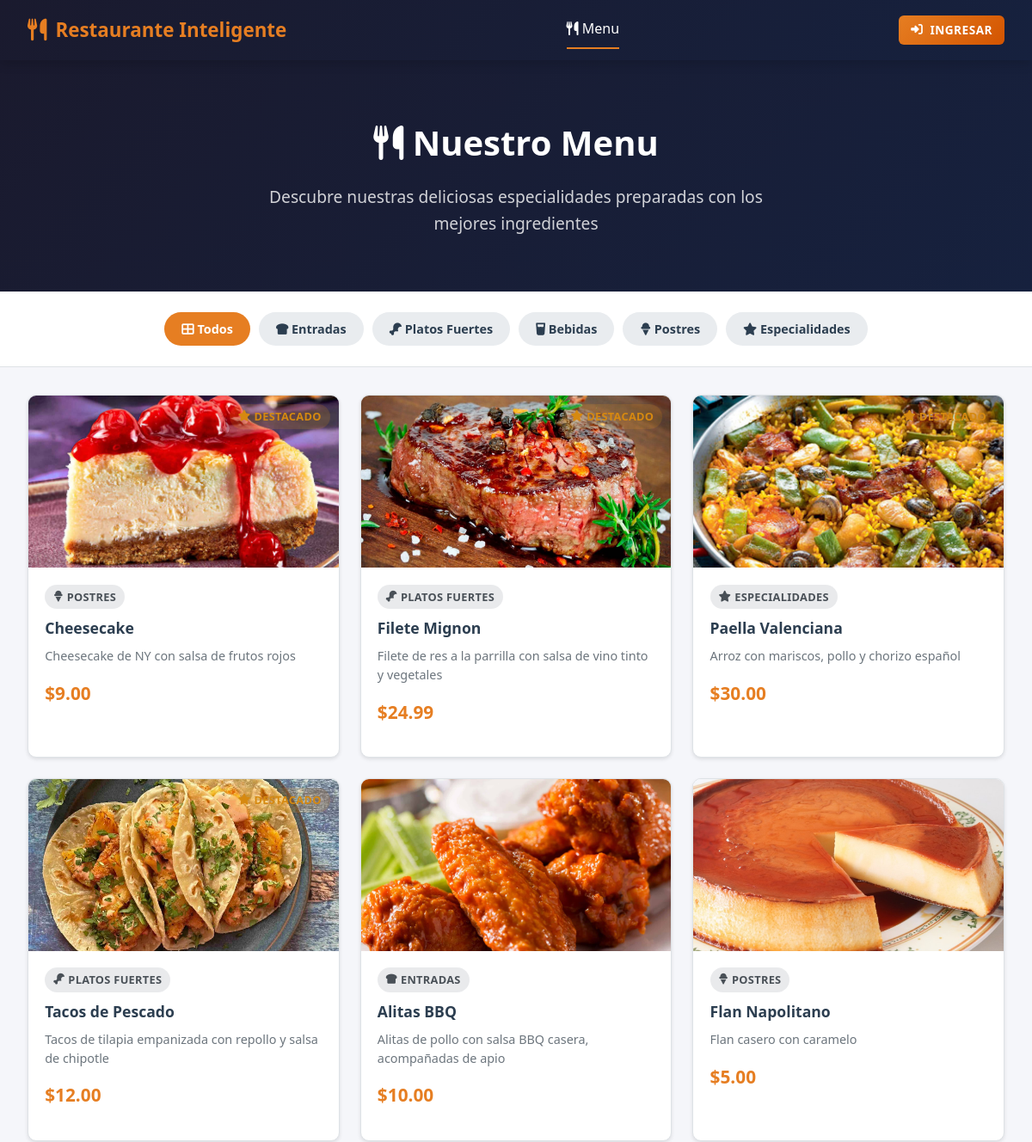
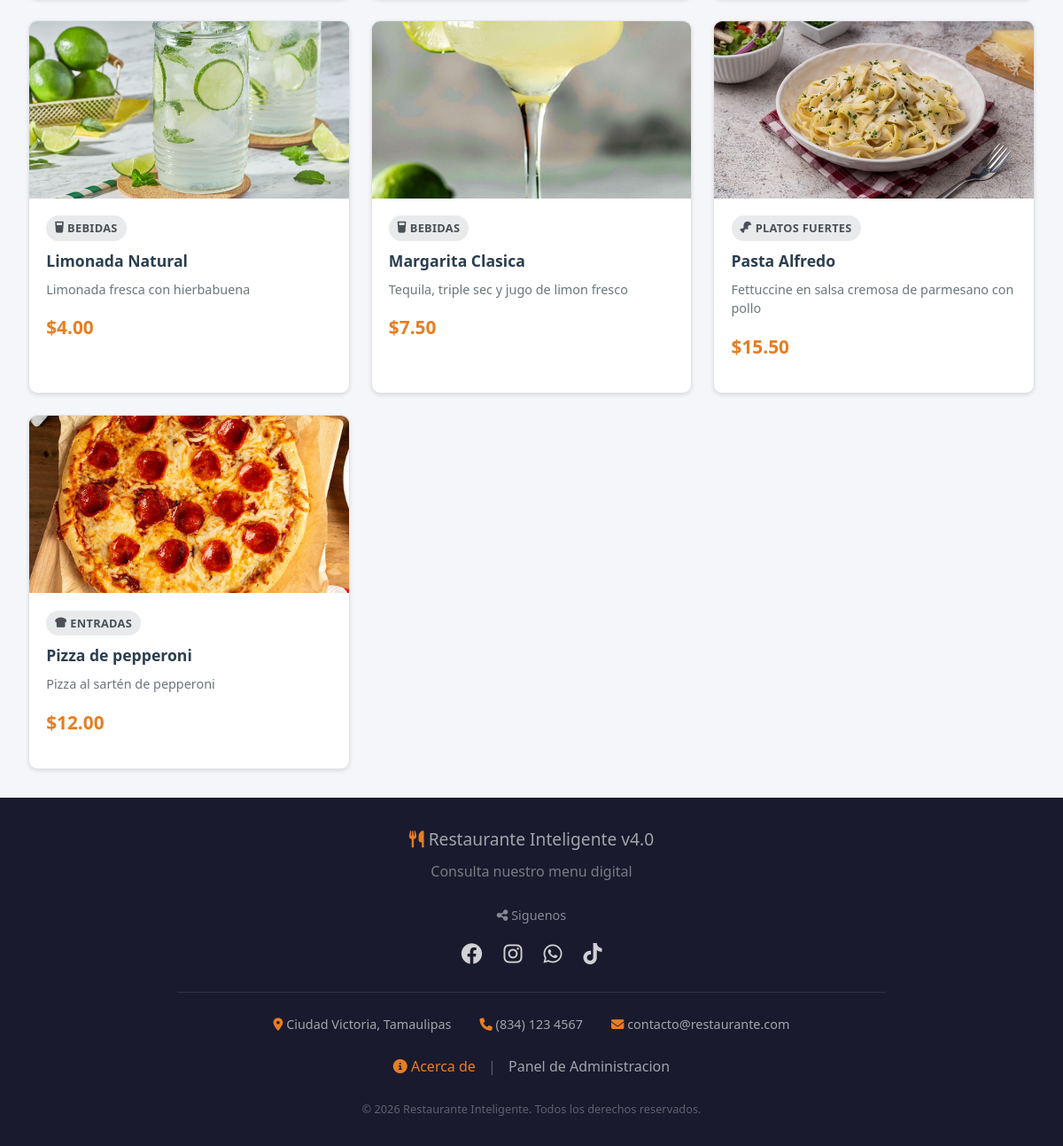
The app's page /cliente/menu.php with its own data (2 pictures, top to bottom).
### tables this page shows
CREATE TABLE `categorias` (
  `id` int(11) unsigned NOT NULL AUTO_INCREMENT,
  `nombre` varchar(100) NOT NULL,
  `descripcion` text DEFAULT NULL,
  `icono` varchar(50) DEFAULT 'fa-utensils',
  `orden` int(11) NOT NULL DEFAULT 0,
  `activo` tinyint(1) NOT NULL DEFAULT 1,
  `fecha_creacion` timestamp NOT NULL DEFAULT current_timestamp(),
  PRIMARY KEY (`id`)
);

CREATE TABLE `productos` (
  `id` int(11) unsigned NOT NULL AUTO_INCREMENT,
  `categoria_id` int(11) unsigned NOT NULL,
  `nombre` varchar(150) NOT NULL,
  `descripcion` text DEFAULT NULL,
  `precio` decimal(10,2) NOT NULL,
  `imagen` varchar(255) DEFAULT 'default.jpg',
  `disponible` tinyint(1) NOT NULL DEFAULT 1,
  `destacado` tinyint(1) NOT NULL DEFAULT 0,
  `fecha_creacion` timestamp NOT NULL DEFAULT current_timestamp(),
  PRIMARY KEY (`id`),
  KEY `fk_categoria` (`categoria_id`),
  CONSTRAINT `fk_productos_categoria` FOREIGN KEY (`categoria_id`) REFERENCES `categorias` (`id`) ON DELETE CASCADE
);

### includes/config.php (called while the page is built, shortened)
<?php
function formatMoney($amount) {
    return '$' . number_format((float)$amount, 2);
}

### cliente/menu.php (the view, shortened to what this page needs)
<?php
require_once '../includes/config.php';
require_once 'header_cliente.php';
$categoria_filter = $_GET['categoria'] ?? '';
$categorias = $db->query("SELECT id, nombre, icono FROM categorias WHERE activo = 1 ORDER BY orden, nombre")->fetchAll();
$sql = "SELECT p.*, c.nombre as categoria_nombre, c.icono as categoria_icono FROM productos p JOIN categorias c ON p.categoria_id = c.id WHERE p.disponible = 1 AND c.activo = 1";
$params = [];
$sql .= " ORDER BY p.destacado DESC, p.nombre";
$productos = $db->prepare($sql);
$productos->execute($params);
$productos = $productos->fetchAll();
?>
<div class="hero-section">
    <h1><i class="fas fa-utensils"></i> Nuestro Menu</h1>
    <p>Descubre nuestras deliciosas especialidades preparadas con los mejores ingredientes</p>
</div>
<div class="category-filter">
    <a href="menu.php" class="<?php echo empty($categoria_filter) ? 'active' : ''; ?>">
        <i class="fas fa-th-large"></i> Todos
    </a>
    <?php foreach ($categorias as $cat): ?>
    <a href="menu.php?categoria=<?php echo $cat['id']; ?>" class="<?php echo $categoria_filter == $cat['id'] ? 'active' : ''; ?>">
        <i class="fas <?php echo $cat['icono']; ?>"></i> <?php echo $cat['nombre']; ?>
    </a>
    <?php endforeach; ?>
</div>
<div style="padding: 2rem;">
    <div class="product-grid">
        <?php foreach ($productos as $prod): ?>
        <div class="product-card animate-fadeInUp">
            <div class="product-image" style="position: relative;">
                <?php if ($prod['imagen'] && $prod['imagen'] != 'default.jpg' && file_exists(BASE_PATH . 'uploads/' . $prod['imagen'])): ?>
                <img src="../uploads/<?php echo $prod['imagen']; ?>" alt="<?php echo $prod['nombre']; ?>">
                <?php else: ?>
                <i class="fas fa-utensils"></i>
                <?php endif; ?>
                <?php if ($prod['destacado']): ?>
                <span class="badge badge-warning" style="position: absolute; top: 10px; right: 10px;">
                    <i class="fas fa-star"></i> Destacado
                </span>
                <?php endif; ?>
            </div>
            <div class="product-info">
                <span class="badge badge-secondary" style="margin-bottom: 0.5rem;">
                    <i class="fas <?php echo $prod['categoria_icono']; ?>"></i> <?php echo $prod['categoria_nombre']; ?>
                </span>
                <h3><?php echo $prod['nombre']; ?></h3>
                <p><?php echo $prod['descripcion'] ?: 'Delicioso platillo preparado con ingredientes frescos'; ?></p>
                <div class="product-price"><?php echo formatMoney($prod['precio']); ?></div>
            </div>
        </div>
        <?php endforeach; ?>
    </div>
</div>
<?php require_once 'footer_cliente.php'; ?>

### cliente/header_cliente.php (shortened to what this page needs)
<?php
require_once '../includes/config.php';
$current_page_name = basename($_SERVER['PHP_SELF'], '.php');
?><!DOCTYPE html>
<html lang="es">
<head>
    <link rel="stylesheet" href="../assets/css/style.css">
    <link rel="stylesheet" href="https://cdnjs.cloudflare.com/ajax/libs/font-awesome/6.4.0/css/all.min.css">
</head>
<body>
    <header class="client-header">
        <a href="menu.php" class="logo">
            <i class="fas fa-utensils"></i>
            <span><?php echo APP_NAME; ?></span>
        </a>
        <nav class="client-nav">
            <a href="menu.php" class="<?php echo $current_page_name == 'menu' ? 'active' : ''; ?>"><i class="fas fa-utensils"></i> Menu</a>
        </nav>
        <div>
            <a href="../login.php" class="btn btn-primary btn-sm"><i class="fas fa-sign-in-alt"></i> Ingresar</a>
        </div>
    </header>
    <main class="client-content">

### cliente/footer_cliente.php (shortened to what this page needs)
</main>
    <footer class="client-footer">
        <div style="max-width: 800px; margin: 0 auto;">
            <p style="font-size: 1.2rem; margin-bottom: 0.5rem;">
                <i class="fas fa-utensils" style="color: var(--color-primary);"></i>
                <?php echo APP_NAME; ?> v<?php echo APP_VERSION; ?>
            </p>
            <p style="opacity: 0.7; margin-bottom: 1.5rem;">Consulta nuestro menu digital</p>
            <div style="margin: 1.5rem 0;">
                <p style="font-size: 0.9rem; opacity: 0.8; margin-bottom: 0.8rem;">
                    <i class="fas fa-share-alt"></i> Siguenos
                </p>
                <div style="display: flex; justify-content: center; gap: 1.5rem;">
                    <a href="https://facebook.com" target="_blank" style="color: rgba(255,255,255,0.8); font-size: 1.5rem; transition: var(--transition);"
                       onmouseover="this.style.color='#1877f2'" onmouseout="this.style.color='rgba(255,255,255,0.8)'">
                        <i class="fab fa-facebook"></i>
                    </a>
                    <a href="https://instagram.com" target="_blank" style="color: rgba(255,255,255,0.8); font-size: 1.5rem; transition: var(--transition);"
                       onmouseover="this.style.color='#e4405f'" onmouseout="this.style.color='rgba(255,255,255,0.8)'">
                        <i class="fab fa-instagram"></i>
                    </a>
                    <a href="https://wa.me/528341234567" target="_blank" style="color: rgba(255,255,255,0.8); font-size: 1.5rem; transition: var(--transition);"
                       onmouseover="this.style.color='#25d366'" onmouseout="this.style.color='rgba(255,255,255,0.8)'">
                        <i class="fab fa-whatsapp"></i>
                    </a>
                    <a href="https://tiktok.com" target="_blank" style="color: rgba(255,255,255,0.8); font-size: 1.5rem; transition: var(--transition);"
                       onmouseover="this.style.color='#ffffff'" onmouseout="this.style.color='rgba(255,255,255,0.8)'">
                        <i class="fab fa-tiktok"></i>
                    </a>
                </div>
            </div>
            <div style="border-top: 1px solid rgba(255,255,255,0.1); margin: 1.5rem 0;"></div>
            <div style="display: flex; justify-content: center; flex-wrap: wrap; gap: 2rem; margin-bottom: 1.5rem; font-size: 0.9rem;">
                <span><i class="fas fa-map-marker-alt" style="color: var(--color-primary);"></i> Ciudad Victoria, Tamaulipas</span>
                <span><i class="fas fa-phone" style="color: var(--color-primary);"></i> (834) 123 4567</span>
                <span><i class="fas fa-envelope" style="color: var(--color-primary);"></i> contacto@restaurante.com</span>
            </div>
            <p style="margin-top: 1rem;">
                <a href="acerca.php" style="color: var(--color-primary); margin: 0 10px;"><i class="fas fa-info-circle"></i> Acerca de</a>
                <span style="color: rgba(255,255,255,0.3);">|</span>
                <a href="../login.php" style="color: rgba(255,255,255,0.6); margin: 0 10px;">Panel de Administracion</a>
            </p>
            <p style="margin-top: 1.5rem; font-size: 0.8rem; opacity: 0.5;">
                &copy; <?php echo date('Y'); ?> <?php echo APP_NAME; ?>. Todos los derechos reservados.
            </p>
        </div>
    </footer>
</body>
</html>

### assets/css/style.css (style rules this page uses)
:root { --color-primary: #e67e22; --color-primary-dark: #d35400; --color-primary-light: #f39c12; --color-secondary: #2c3e50; --color-secondary-light: #34495e; --color-success: #27ae60; --color-danger: #e74c3c; --color-warning: #f39c12; --color-info: #3498db; --color-dark: #1a1a2e; --color-light: #f8f9fa; --color-white: #ffffff; --color-gray: #6c757d; --color-gray-light: #e9ecef; --color-border: #dee2e6; --shadow-sm: 0 2px 4px rgba(0,0,0,0.1); --shadow-md: 0 4px 12px rgba(0,0,0,0.15); --shadow-lg: 0 8px 24px rgba(0,0,0,0.2); --radius-sm: 6px; --radius-md: 10px; --radius-lg: 16px; --transition: all 0.3s ease; --font-main: 'Segoe UI', Tahoma, Geneva, Verdana, sans-serif; }
*, *::before, *::after { box-sizing: border-box; margin: 0; padding: 0; }
html { scroll-behavior: smooth; font-size: 16px; }
body { font-family: var(--font-main); background-color: #f5f6fa; color: var(--color-secondary); line-height: 1.6; min-height: 100vh; }
a { text-decoration: none; color: inherit; transition: var(--transition); }
img { max-width: 100%; height: auto; display: block; }
.btn { display: inline-flex; align-items: center; justify-content: center; gap: 8px; padding: 10px 24px; border: none; border-radius: var(--radius-sm); font-size: 0.95rem; font-weight: 600; cursor: pointer; transition: var(--transition); text-transform: uppercase; letter-spacing: 0.5px; }
.btn-primary { background: linear-gradient(135deg, var(--color-primary), var(--color-primary-dark)); color: var(--color-white); }
.btn-sm { padding: 6px 14px; font-size: 0.85rem; }
.badge { display: inline-flex; align-items: center; gap: 4px; padding: 4px 10px; border-radius: 20px; font-size: 0.8rem; font-weight: 600; text-transform: uppercase; letter-spacing: 0.3px; }
.badge-warning { background: rgba(243, 156, 18, 0.15); color: #d68910; }
.badge-secondary { background: rgba(108, 117, 125, 0.15); color: #495057; }
.product-grid { display: grid; grid-template-columns: repeat(auto-fill, minmax(280px, 1fr)); gap: 1.5rem; }
.product-card { background: var(--color-white); border-radius: var(--radius-md); overflow: hidden; box-shadow: var(--shadow-sm); transition: var(--transition); border: 1px solid var(--color-border); }
.product-image { width: 100%; height: 200px; object-fit: cover; background: linear-gradient(135deg, #f8f9fa, #e9ecef); display: flex; align-items: center; justify-content: center; color: var(--color-gray); font-size: 3rem; }
.product-image img { width: 100%; height: 100%; object-fit: cover; }
.product-info { padding: 1.2rem; }
.product-info h3 { font-size: 1.1rem; margin-bottom: 0.5rem; color: var(--color-secondary); }
.product-info p { color: var(--color-gray); font-size: 0.9rem; margin-bottom: 1rem; line-height: 1.5; }
.product-price { font-size: 1.3rem; font-weight: 700; color: var(--color-primary); margin-bottom: 1rem; }
.animate-fadeInUp { animation: fadeInUp 0.5s ease; }

### records on screen
categorias: nombre "Entradas"
categorias: nombre "Platos Fuertes"
categorias: nombre "Bebidas"
categorias: nombre "Postres"
categorias: nombre "Especialidades"
productos: imagen (picture), destacado 1 (drawn), categoria.nombre "POSTRES", nombre "Cheesecake", descripcion "Cheesecake de NY con salsa de frutos rojos", precio "$9.00"
productos: imagen (picture), destacado 1 (drawn), categoria.nombre "PLATOS FUERTES", nombre "Filete Mignon", descripcion "Filete de res a la parrilla con salsa de vino tinto y vegetales", precio "$24.99"
productos: imagen (picture), destacado 1 (drawn), categoria.nombre "ESPECIALIDADES", nombre "Paella Valenciana", descripcion "Arroz con mariscos, pollo y chorizo español", precio "$30.00"
productos: imagen (picture), destacado 1 (drawn), categoria.nombre "PLATOS FUERTES", nombre "Tacos de Pescado", descripcion "Tacos de tilapia empanizada con repollo y salsa de chipotle", precio "$12.00"
productos: imagen (picture), categoria.nombre "ENTRADAS", nombre "Alitas BBQ", descripcion "Alitas de pollo con salsa BBQ casera, acompañadas de apio", precio "$10.00"
productos: imagen (picture), categoria.nombre "POSTRES", nombre "Flan Napolitano", descripcion "Flan casero con caramelo", precio "$5.00"
productos: imagen (picture), categoria.nombre "BEBIDAS", nombre "Limonada Natural", descripcion "Limonada fresca con hierbabuena", precio "$4.00"
productos: imagen (picture), categoria.nombre "BEBIDAS", nombre "Margarita Clasica", descripcion "Tequila, triple sec y jugo de limon fresco", precio "$7.50"
productos: imagen (picture), categoria.nombre "PLATOS FUERTES", nombre "Pasta Alfredo", descripcion "Fettuccine en salsa cremosa de parmesano con pollo", precio "$15.50"
productos: imagen (picture), categoria.nombre "ENTRADAS", nombre "Pizza de pepperoni", descripcion "Pizza al sartén de pepperoni", precio "$12.00"

### other values on screen
APP_NAME "Restaurante Inteligente"
APP_VERSION "4.0"
